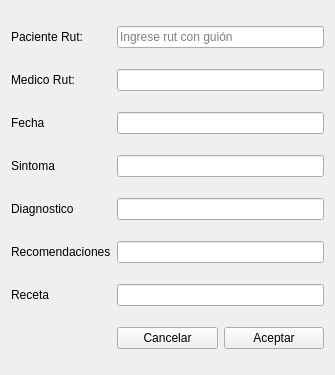
<?xml version="1.0" encoding="UTF-8"?>
<ui version="4.0">
 <class>Form</class>
 <widget class="QWidget" name="Form">
  <property name="geometry">
   <rect>
    <x>0</x>
    <y>0</y>
    <width>335</width>
    <height>375</height>
   </rect>
  </property>
  <property name="windowTitle">
   <string>Citas</string>
  </property>
  <layout class="QGridLayout" name="gridLayout">
   <item row="6" column="0">
    <widget class="QLabel" name="label_7">
     <property name="text">
      <string>Receta</string>
     </property>
    </widget>
   </item>
   <item row="5" column="1" colspan="2">
    <widget class="QLineEdit" name="recomendaciones"/>
   </item>
   <item row="7" column="2">
    <widget class="QPushButton" name="save">
     <property name="text">
      <string>Aceptar</string>
     </property>
    </widget>
   </item>
   <item row="0" column="0">
    <widget class="QLabel" name="label">
     <property name="text">
      <string>Paciente Rut:</string>
     </property>
    </widget>
   </item>
   <item row="1" column="0">
    <widget class="QLabel" name="label_2">
     <property name="text">
      <string>Medico Rut:</string>
     </property>
    </widget>
   </item>
   <item row="2" column="0">
    <widget class="QLabel" name="label_3">
     <property name="text">
      <string>Fecha</string>
     </property>
    </widget>
   </item>
   <item row="7" column="1">
    <widget class="QPushButton" name="cancel">
     <property name="text">
      <string>Cancelar</string>
     </property>
    </widget>
   </item>
   <item row="3" column="0">
    <widget class="QLabel" name="label_4">
     <property name="text">
      <string>Sintoma</string>
     </property>
    </widget>
   </item>
   <item row="2" column="1" colspan="2">
    <widget class="QLineEdit" name="fecha"/>
   </item>
   <item row="0" column="1" colspan="2">
    <widget class="QLineEdit" name="p_rut">
     <property name="placeholderText">
      <string>Ingrese rut con guión</string>
     </property>
    </widget>
   </item>
   <item row="1" column="1" colspan="2">
    <widget class="QLineEdit" name="m_rut"/>
   </item>
   <item row="4" column="1" colspan="2">
    <widget class="QLineEdit" name="diagnostico"/>
   </item>
   <item row="5" column="0">
    <widget class="QLabel" name="label_6">
     <property name="text">
      <string>Recomendaciones</string>
     </property>
    </widget>
   </item>
   <item row="6" column="1" colspan="2">
    <widget class="QLineEdit" name="receta"/>
   </item>
   <item row="4" column="0">
    <widget class="QLabel" name="label_5">
     <property name="text">
      <string>Diagnostico</string>
     </property>
    </widget>
   </item>
   <item row="3" column="1" colspan="2">
    <widget class="QLineEdit" name="sintoma"/>
   </item>
  </layout>
 </widget>
 <resources/>
 <connections/>
</ui>
